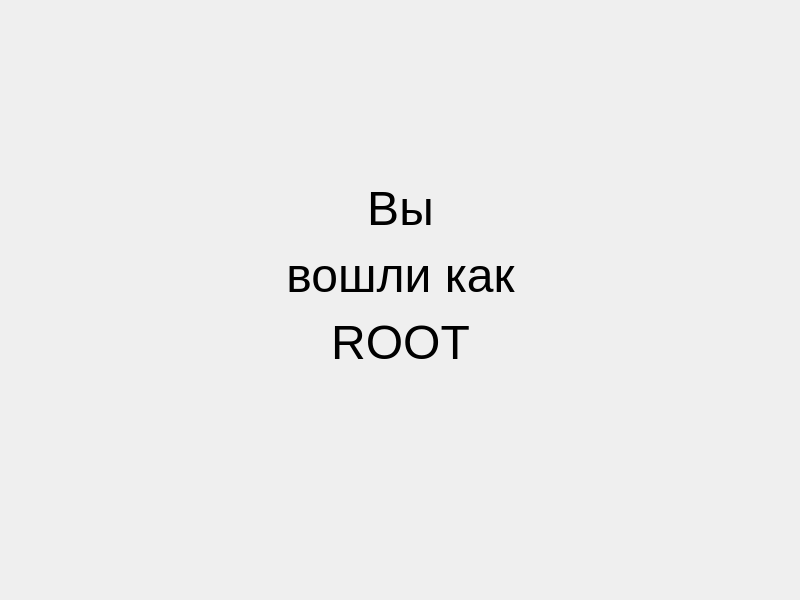
<?xml version="1.0" encoding="UTF-8"?>
<ui version="4.0">
 <class>MainWindow</class>
 <widget class="QMainWindow" name="MainWindow">
  <property name="geometry">
   <rect>
    <x>0</x>
    <y>0</y>
    <width>800</width>
    <height>600</height>
   </rect>
  </property>
  <property name="windowTitle">
   <string>MainWindow</string>
  </property>
  <widget class="QWidget" name="centralwidget">
   <widget class="QLabel" name="label">
    <property name="geometry">
     <rect>
      <x>80</x>
      <y>70</y>
      <width>641</width>
      <height>411</height>
     </rect>
    </property>
    <property name="text">
     <string>&lt;html&gt;&lt;head/&gt;&lt;body&gt;&lt;p align=&quot;center&quot;&gt;&lt;span style=&quot; font-size:36pt;&quot;&gt;Вы&lt;/span&gt;&lt;/p&gt;&lt;p align=&quot;center&quot;&gt;&lt;span style=&quot; font-size:36pt;&quot;&gt;вошли как&lt;/span&gt;&lt;/p&gt;&lt;p align=&quot;center&quot;&gt;&lt;span style=&quot; font-size:36pt;&quot;&gt;ROOT&lt;/span&gt;&lt;/p&gt;&lt;/body&gt;&lt;/html&gt;</string>
    </property>
   </widget>
  </widget>
 </widget>
 <resources/>
 <connections/>
</ui>
